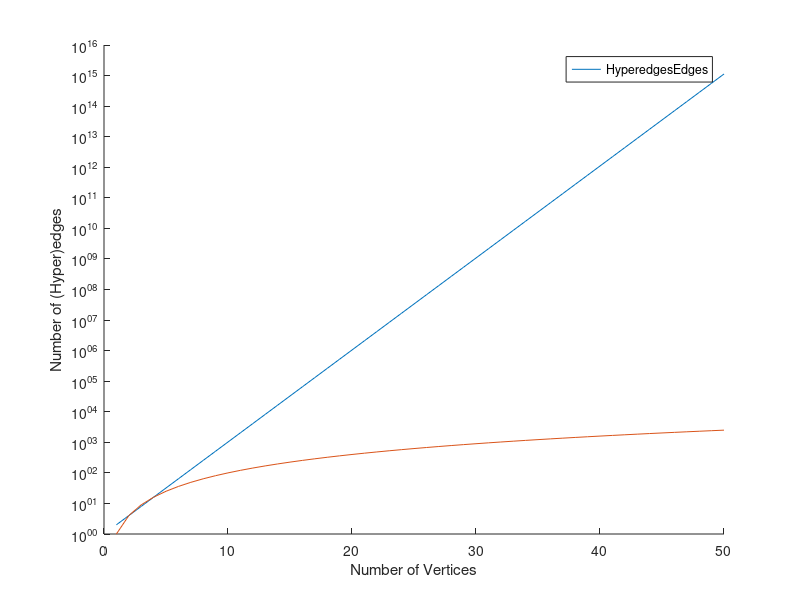

This chart was generated by the following MATLAB code:

maxN = 50;
xp = [];
poly = [];
for n=1:maxN
    xp = [xp; 2^n];
    poly = [poly; n^2];
end

x = 1:maxN;

figure('Renderer', 'painters', 'Position', [10 10 600 200]); hold on;
plot(x, xp);
plot(x, poly);
set(gca, 'YScale', 'log');
xlabel('Number of Vertices');
ylabel('Number of (Hyper)edges');
legend(["Hyperedges", "Edges"]);
saveas(gcf, 'complexity.png')

